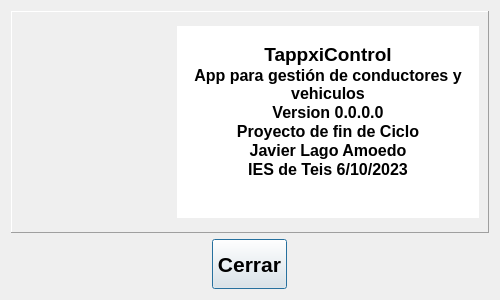
<?xml version="1.0" encoding="UTF-8"?>
<ui version="4.0">
 <class>AboutDialog</class>
 <widget class="QDialog" name="AboutDialog">
  <property name="windowModality">
   <enum>Qt::WindowModal</enum>
  </property>
  <property name="geometry">
   <rect>
    <x>0</x>
    <y>0</y>
    <width>500</width>
    <height>300</height>
   </rect>
  </property>
  <property name="minimumSize">
   <size>
    <width>500</width>
    <height>300</height>
   </size>
  </property>
  <property name="maximumSize">
   <size>
    <width>500</width>
    <height>300</height>
   </size>
  </property>
  <property name="windowTitle">
   <string>Acerca de ....</string>
  </property>
  <property name="windowIcon">
   <iconset>
    <normaloff>../img/taxiIcon.png</normaloff>../img/taxiIcon.png</iconset>
  </property>
  <property name="modal">
   <bool>true</bool>
  </property>
  <layout class="QGridLayout" name="gridLayout_3">
   <item row="0" column="0">
    <widget class="QFrame" name="aboutFrame">
     <property name="sizePolicy">
      <sizepolicy hsizetype="Expanding" vsizetype="Expanding">
       <horstretch>0</horstretch>
       <verstretch>0</verstretch>
      </sizepolicy>
     </property>
     <property name="frameShape">
      <enum>QFrame::NoFrame</enum>
     </property>
     <property name="frameShadow">
      <enum>QFrame::Plain</enum>
     </property>
     <property name="lineWidth">
      <number>1</number>
     </property>
     <layout class="QVBoxLayout" name="verticalLayout_2">
      <property name="leftMargin">
       <number>0</number>
      </property>
      <property name="topMargin">
       <number>0</number>
      </property>
      <property name="rightMargin">
       <number>0</number>
      </property>
      <property name="bottomMargin">
       <number>0</number>
      </property>
      <item>
       <widget class="QFrame" name="aboutPanel">
        <property name="frameShape">
         <enum>QFrame::Panel</enum>
        </property>
        <property name="frameShadow">
         <enum>QFrame::Raised</enum>
        </property>
        <layout class="QGridLayout" name="gridLayout">
         <item row="2" column="0">
          <widget class="QLabel" name="lblLogo">
           <property name="sizePolicy">
            <sizepolicy hsizetype="Fixed" vsizetype="Fixed">
             <horstretch>0</horstretch>
             <verstretch>0</verstretch>
            </sizepolicy>
           </property>
           <property name="minimumSize">
            <size>
             <width>150</width>
             <height>150</height>
            </size>
           </property>
           <property name="maximumSize">
            <size>
             <width>150</width>
             <height>150</height>
            </size>
           </property>
           <property name="text">
            <string/>
           </property>
           <property name="textFormat">
            <enum>Qt::PlainText</enum>
           </property>
           <property name="pixmap">
            <pixmap>../img/taxiIcon.png</pixmap>
           </property>
           <property name="scaledContents">
            <bool>true</bool>
           </property>
           <property name="alignment">
            <set>Qt::AlignCenter</set>
           </property>
          </widget>
         </item>
         <item row="2" column="1">
          <widget class="QTextEdit" name="txtAbout">
           <property name="sizePolicy">
            <sizepolicy hsizetype="Minimum" vsizetype="Minimum">
             <horstretch>0</horstretch>
             <verstretch>0</verstretch>
            </sizepolicy>
           </property>
           <property name="layoutDirection">
            <enum>Qt::LeftToRight</enum>
           </property>
           <property name="frameShape">
            <enum>QFrame::NoFrame</enum>
           </property>
           <property name="frameShadow">
            <enum>QFrame::Plain</enum>
           </property>
           <property name="verticalScrollBarPolicy">
            <enum>Qt::ScrollBarAlwaysOff</enum>
           </property>
           <property name="horizontalScrollBarPolicy">
            <enum>Qt::ScrollBarAlwaysOff</enum>
           </property>
           <property name="sizeAdjustPolicy">
            <enum>QAbstractScrollArea::AdjustIgnored</enum>
           </property>
           <property name="html">
            <string>&lt;!DOCTYPE HTML PUBLIC &quot;-//W3C//DTD HTML 4.0//EN&quot; &quot;http://www.w3.org/TR/REC-html40/strict.dtd&quot;&gt;
&lt;html&gt;&lt;head&gt;&lt;meta name=&quot;qrichtext&quot; content=&quot;1&quot; /&gt;&lt;style type=&quot;text/css&quot;&gt;
p, li { white-space: pre-wrap; }
&lt;/style&gt;&lt;/head&gt;&lt;body style=&quot; font-family:'MS Shell Dlg 2'; font-size:8.25pt; font-weight:400; font-style:normal;&quot;&gt;
&lt;p align=&quot;center&quot; style=&quot;-qt-paragraph-type:empty; margin-top:0px; margin-bottom:0px; margin-left:0px; margin-right:0px; -qt-block-indent:0; text-indent:0px;&quot;&gt;&lt;br /&gt;&lt;/p&gt;
&lt;p align=&quot;center&quot; style=&quot; margin-top:0px; margin-bottom:0px; margin-left:0px; margin-right:0px; -qt-block-indent:0; text-indent:0px;&quot;&gt;&lt;span style=&quot; font-size:14pt; font-weight:600;&quot;&gt;TappxiControl&lt;/span&gt;&lt;/p&gt;
&lt;p align=&quot;center&quot; style=&quot; margin-top:0px; margin-bottom:0px; margin-left:0px; margin-right:0px; -qt-block-indent:0; text-indent:0px;&quot;&gt;&lt;span style=&quot; font-size:12pt; font-weight:600;&quot;&gt;App para gestión de conductores y vehiculos&lt;/span&gt;&lt;/p&gt;
&lt;p align=&quot;center&quot; style=&quot; margin-top:0px; margin-bottom:0px; margin-left:0px; margin-right:0px; -qt-block-indent:0; text-indent:0px;&quot;&gt;&lt;span style=&quot; font-size:12pt; font-weight:600;&quot;&gt;Version 0.0.0.0&lt;/span&gt;&lt;/p&gt;
&lt;p align=&quot;center&quot; style=&quot; margin-top:0px; margin-bottom:0px; margin-left:0px; margin-right:0px; -qt-block-indent:0; text-indent:0px;&quot;&gt;&lt;span style=&quot; font-size:12pt; font-weight:600;&quot;&gt;Proyecto de fin de Ciclo&lt;/span&gt;&lt;/p&gt;
&lt;p align=&quot;center&quot; style=&quot; margin-top:0px; margin-bottom:0px; margin-left:0px; margin-right:0px; -qt-block-indent:0; text-indent:0px;&quot;&gt;&lt;span style=&quot; font-size:12pt; font-weight:600;&quot;&gt;Javier Lago Amoedo&lt;/span&gt;&lt;/p&gt;
&lt;p align=&quot;center&quot; style=&quot; margin-top:0px; margin-bottom:0px; margin-left:0px; margin-right:0px; -qt-block-indent:0; text-indent:0px;&quot;&gt;&lt;span style=&quot; font-size:12pt; font-weight:600;&quot;&gt;IES de Teis 6/10/2023&lt;/span&gt;&lt;/p&gt;&lt;/body&gt;&lt;/html&gt;</string>
           </property>
           <property name="tabStopDistance">
            <double>0.000000</double>
           </property>
          </widget>
         </item>
        </layout>
       </widget>
      </item>
      <item alignment="Qt::AlignHCenter">
       <widget class="QPushButton" name="btnClose">
        <property name="sizePolicy">
         <sizepolicy hsizetype="Minimum" vsizetype="Expanding">
          <horstretch>0</horstretch>
          <verstretch>0</verstretch>
         </sizepolicy>
        </property>
        <property name="minimumSize">
         <size>
          <width>75</width>
          <height>30</height>
         </size>
        </property>
        <property name="maximumSize">
         <size>
          <width>75</width>
          <height>50</height>
         </size>
        </property>
        <property name="font">
         <font>
          <family>MS Shell Dlg 2</family>
          <pointsize>16</pointsize>
          <weight>75</weight>
          <italic>false</italic>
          <bold>true</bold>
         </font>
        </property>
        <property name="text">
         <string>Cerrar</string>
        </property>
        <property name="flat">
         <bool>false</bool>
        </property>
       </widget>
      </item>
     </layout>
    </widget>
   </item>
  </layout>
 </widget>
 <resources/>
 <connections/>
</ui>
